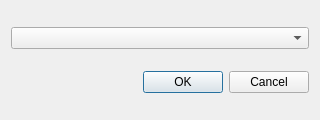
<?xml version="1.0" encoding="UTF-8"?>
<ui version="4.0">
 <class>SelectTypeDialog</class>
 <widget class="QDialog" name="SelectTypeDialog">
  <property name="geometry">
   <rect>
    <x>0</x>
    <y>0</y>
    <width>320</width>
    <height>120</height>
   </rect>
  </property>
  <property name="windowTitle">
   <string>Dialog</string>
  </property>
  <property name="locale">
   <locale language="English" country="UnitedStates"/>
  </property>
  <layout class="QVBoxLayout" name="verticalLayout">
   <item>
    <widget class="QComboBox" name="comboBox"/>
   </item>
   <item>
    <widget class="QDialogButtonBox" name="buttonBox">
     <property name="orientation">
      <enum>Qt::Horizontal</enum>
     </property>
     <property name="standardButtons">
      <set>QDialogButtonBox::Cancel|QDialogButtonBox::Ok</set>
     </property>
    </widget>
   </item>
  </layout>
 </widget>
 <resources/>
 <connections>
  <connection>
   <sender>buttonBox</sender>
   <signal>accepted()</signal>
   <receiver>SelectTypeDialog</receiver>
   <slot>accept()</slot>
   <hints>
    <hint type="sourcelabel">
     <x>248</x>
     <y>254</y>
    </hint>
    <hint type="destinationlabel">
     <x>157</x>
     <y>274</y>
    </hint>
   </hints>
  </connection>
  <connection>
   <sender>buttonBox</sender>
   <signal>rejected()</signal>
   <receiver>SelectTypeDialog</receiver>
   <slot>reject()</slot>
   <hints>
    <hint type="sourcelabel">
     <x>316</x>
     <y>260</y>
    </hint>
    <hint type="destinationlabel">
     <x>286</x>
     <y>274</y>
    </hint>
   </hints>
  </connection>
 </connections>
</ui>
